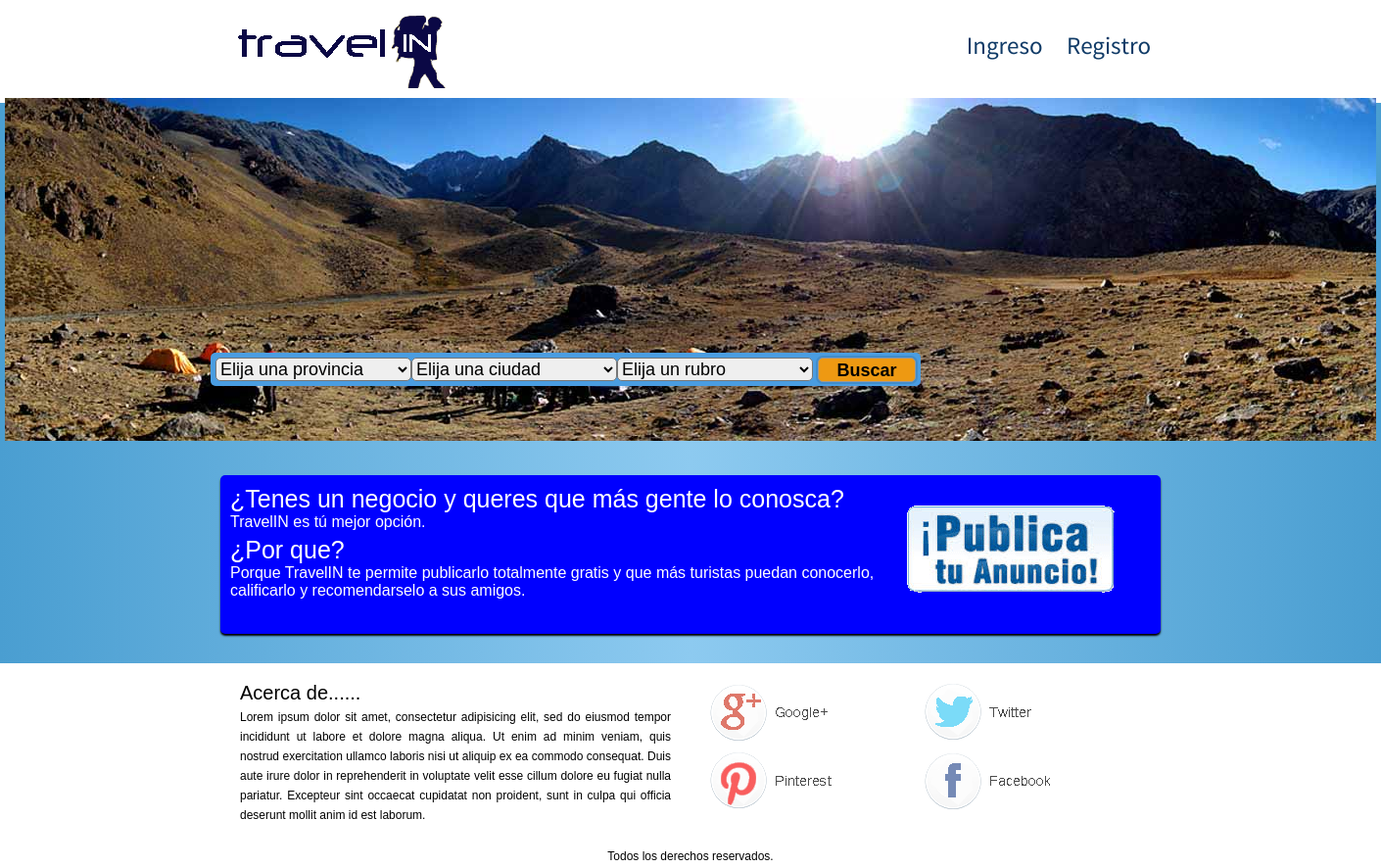
The app's page /resulBusquedaBase.php, older data.
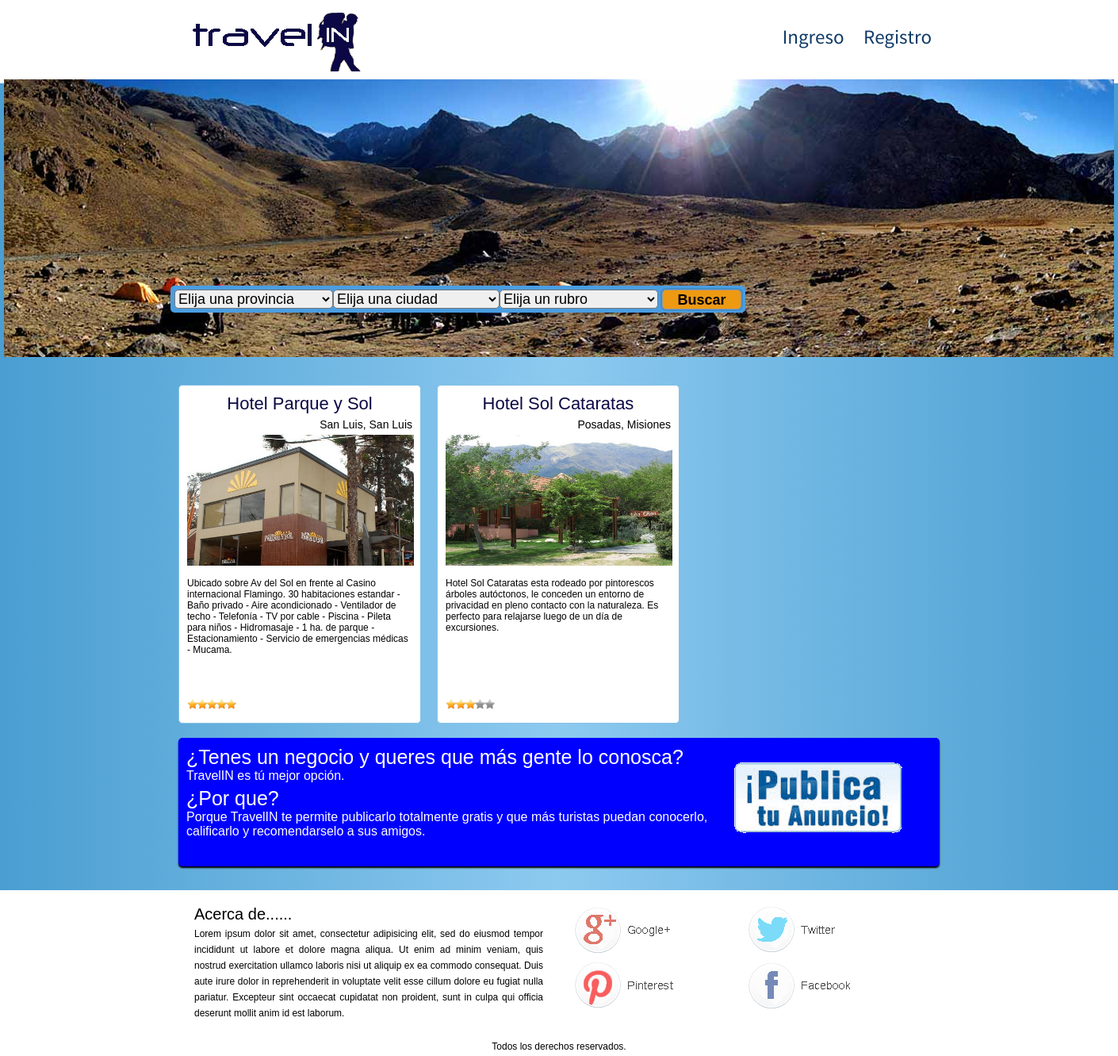
The same page, newer data.
### tables this page shows
CREATE TABLE IF NOT EXISTS `establecimiento` (
`idEstableci` int(11) NOT NULL,
  `nombre` varchar(40) NOT NULL,
  `direccion` varchar(40) NOT NULL,
  `lat` float(10,6) DEFAULT NULL,
  `lng` float(10,6) DEFAULT NULL,
  `descripcion` varchar(1000) NOT NULL,
  `idUsuario` int(11) NOT NULL,
  `idTipoEstableci` int(11) NOT NULL,
  `idCiudad` int(11) NOT NULL,
  `idEstado` int(11) NOT NULL
);

CREATE TABLE IF NOT EXISTS `ciudad` (
`id` int(11) NOT NULL,
  `descripcion` varchar(60) NOT NULL,
  `idProvincia` int(11) NOT NULL
);

CREATE TABLE IF NOT EXISTS `provincia` (
`id` int(11) NOT NULL,
  `descripcion` varchar(60) NOT NULL,
  `idPais` int(11) NOT NULL
);

### coneccion.php (called while the page is built, shortened)
<?php
		class Conexion{
			var $host;
			var $usuario;
			var $contrasena;
			var $baseDatos;
			function Conexion(){
				$this->host="localhost";
				$this->usuario="root";
				$this->contrasena="";
				$this->baseDatos="travelin";
			}
			function conectarse(){
				$enlace = mysqli_connect($this->host, $this->usuario, $this->contrasena, $this->baseDatos);
				return($enlace);
			}
		}
?>

### busquedaSlide.php (the view, shortened to what this page needs)
<section id="busqueda">
				<div id="agrupadorBusqueda">
					<form id="buscarDestino" method="POST" action="resulBusquedaBase.php">
						<select class="dropDownlist" name="ddlProvincia" id="ddlProvincia">
							<option value="0">Elija una provincia</option>
						</select>
						<select class="dropDownList" name="ddlCiudad" id="ddlCiudad">
							<option value="0">Elija una ciudad</option>
						</select>
						<select class="dropDownList" name="ddlProveedor" id="ddlProveedor">
							<option value="0">Elija un rubro</option>
						</select>
						<input type="submit" name="btnBuscar" id="btnBuscar" value="Buscar">
					</form>
				</div>
			</section>

### resulBusquedaBase.php (shortened to what this page needs)
<?PHP
	include 'coneccion.php';
?>
<!DOCTYPE>
<html>
	<head>
		<link rel="stylesheet" type="text/css" href="css/estilos.css">
	</head>
	<body>
		<header>
			<div id="subheader">
				<div id="logotipo"><a href="index.php"><p><img src="imagenes/Logo_TravelIN.png"></a></p></div>
				<?php
					if(isset($_SESSION['idUsuario']))
					{
						include("menu_u.php");
					}else
						{
							include("menu_v.php");
						}
				?>
			</div>
		</header>
		<section id="contenedor_slides">
			<?php include("slide1.php"); ?>
			<?php include("busquedaSlide.php"); ?>
		</section>
		<section id="wrap">
			<section id="main">
				<section id="contenido">
					<?php include("resulBusqueda1.php"); ?>
				</section>
				<?php include("anunciese1.php"); ?>
			</section>
		</section>
		<section id="pie">
			<footer>
				<section id="acerca-de">
					<article>
						<hgroup><h3>Acerca de......</h3></hgroup>
						<p>Lorem ipsum dolor sit amet, consectetur adipisicing elit, sed do eiusmod
						tempor incididunt ut labore et dolore magna aliqua. Ut enim ad minim veniam,
						quis nostrud exercitation ullamco laboris nisi ut aliquip ex ea commodo
						consequat. Duis aute irure dolor in reprehenderit in voluptate velit esse
						cillum dolore eu fugiat nulla pariatur. Excepteur sint occaecat cupidatat non
						proident, sunt in culpa qui officia deserunt mollit anim id est laborum.</p>
					</article>
				</section>
				<section id="redes-s">
					<div class="google"><a href="#"></a></div>
					<div class="twitter"><a href="#"></a></div>
					<div class="pinterest"><a href="#"></a></div>
					<div class="facebook"><a href="#"></a></div>
				</section>
			</footer>
			<div id="copyright"><p>Todos los derechos reservados.</p></div>
		</section>
	</body>
</html>

### menu_v.php (shortened to what this page needs)
<nav>
	<ul>
		<li><a href="#modal1">Ingreso</a></li>
		<li><a href="#modal3">Registro</a></li>
	</ul>
</nav>

### slide1.php (shortened to what this page needs)
<section id="slides">
	<img src="imagenes/01-Mendoza_Vallecitos_Campamento-montanismo.jpg" alt="01-Mendoza_Vallecitos_Campamento-montañismo">
</section>
<section id="slides_vacio">
</section>

### anunciese1.php
<aside>
	<section class="widget">
		<div id="textoAnunciese">
			<h3>¿Tenes un negocio y queres que más gente lo conosca?</h3>
			<p>TravelIN es tú mejor opción.</p>
			<h3>¿Por que?</h3><p>Porque TravelIN te permite publicarlo totalmente gratis y que más turistas puedan conocerlo, calificarlo
			y recomendarselo a sus amigos. </p>
		</div>
		<div id="imagenAnunciese">
			<a href="baseCargaPublic.php"><img id="imagPublica" src="imagenes/publicaAnuncio.png"></a>
		</div>
	</section>
</aside>

### resulBusqueda1.php (shortened to what this page needs)
<?php
	$db = new Conexion();
	$provincia = $_POST['ddlProvincia'];
	$tipoEstableci = $_POST['ddlProveedor'];
	$contador = 1;
	if($provincia == 0)
	{
		if($tipoEstableci == 0)
		{
			$sql = 'SELECT E.idEstableci idE, E.nombre nombreE, E.descripcion descE, C.descripcion ciudad, P.descripcion provincia FROM establecimiento E INNER JOIN ciudad C ON E.idCiudad= C.id INNER JOIN provincia P ON C.idProvincia=P.id WHERE E.idEstado = 2';
		}else
			{
				$sql = 'SELECT E.idEstableci idE, E.nombre nombreE, E.descripcion descE, C.descripcion ciudad, P.descripcion provincia FROM establecimiento E INNER JOIN ciudad C ON E.idCiudad= C.id INNER JOIN provincia P ON C.idProvincia=P.id WHERE E.idTipoEstableci = '.$tipoEstableci.' AND E.idEstado = 2';
			}
		}
	if(!$result = mysqli_query($db->conectarse(), $sql)){
	    echo("MALLLLL");
	}else
		{
			if(mysqli_num_rows($result) > 0)
			{
				while($Rs = mysqli_fetch_array($result))
				{
					switch ($contador)
					{
						case '1':
							echo '<div class="contArticIzq">
									<article id="articPublic1" class="articPublic">
										<div class="parteSupArtic">
											<hgroup><a href="detalles_publicacion.php?lugar='.$Rs['idE'].'"><h3 class="tituloPublic">'.$Rs['nombreE'].'</h3></a></hgroup>
											<div id="ciudadPublic1"><p class="ciudadPublic">'.$Rs['ciudad'].', '.$Rs['provincia'].' </p></div>
											<img id="imagenPublic1" class="thumb" src="imagenes/Hotel_Parque_Y_Sol.jpg" alt="Hotel Parque Y Sol">
											<div id="textoPublic1"><p>'.$Rs['descE'].'</p></div>
										</div>
										<div class="parteInfArtic">
											<div class="califPublic">
												<img src="imagenes/5Estrellas.gif">
											</div>
										</div>
									</article>
								</div>';
							$contador++;
							break;
						case '2':
							echo '<div class="contArticMed">
									<article id="articPublic2" class="articPublic">
										<div class="parteSupArtic">
											<hgroup><a href="detalles_publicacion.php?lugar='.$Rs['idE'].'"><h3 class="tituloPublic">'.$Rs['nombreE'].'</h3></a></hgroup>
											<div id="ciudadPublic2"><p class="ciudadPublic">'.$Rs['ciudad'].', '.$Rs['provincia'].'</p></div>
											<img id="imagenPublic2" class="thumb" src="imagenes/Hostel_Residencial_Chachen.jpg" alt="Hostel Residencial Chachen">
											<div id="textoPublic2"><p>'.$Rs['descE'].'</p></div>
										</div>
										<div class="parteInfArtic">
											<div class="califPublic">
												<img src="imagenes/3Estrellas.gif">
											</div>
										</div>
									</article>
								</div>';
							$contador++;
							break;
					}
				}
			}
		}
?>

Row changes from the older to the newer data that the page shows:
added establecimiento: nombre "Hotel Parque y Sol", idCiudad.descripcion "San Luis", provincia.descripcion "San Luis", descripcion "Ubicado sobre Av del Sol en frente al Casino internacional Flamingo. 30 habitaciones estandar - Baño privado - Aire acondicionado - Ventilador de techo - Telefonía - TV por cable - Piscina - Pileta para niños - Hidromasaje - 1 ha. de parque - Estacionamiento - Servicio de emergencias médicas - Mucama."
added establecimiento: nombre "Hotel Sol Cataratas", idCiudad.descripcion "Posadas", provincia.descripcion "Misiones", descripcion "Hotel Sol Cataratas esta rodeado por pintorescos árboles autóctonos, le conceden un entorno de privacidad en pleno contacto con la naturaleza. Es perfecto para relajarse luego de un día de excursiones."
